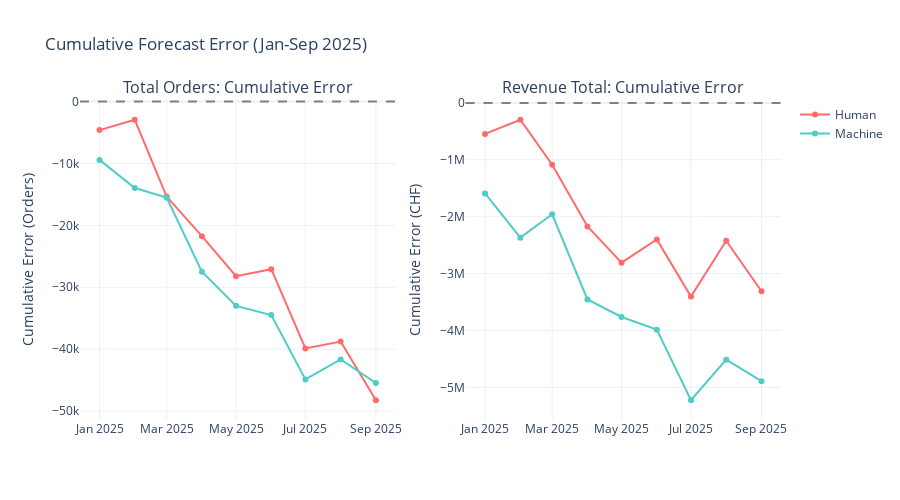

Notebook code cell kept with this figure:
### Code cell
# Visualization 4: Cumulative Error Over Time
fig4 = make_subplots(
    rows=1, cols=2,
    subplot_titles=['Total Orders: Cumulative Error', 'Revenue Total: Cumulative Error']
)

# Orders cumulative error
fig4.add_trace(go.Scatter(
    x=orders_results.index,
    y=orders_results['human_error'].cumsum(),
    mode='lines+markers',
    name='Human',
    line=dict(color='#FF6B6B', width=2)
), row=1, col=1)

fig4.add_trace(go.Scatter(
    x=orders_results.index,
    y=orders_results['machine_error'].cumsum(),
    mode='lines+markers',
    name='Machine',
    line=dict(color='#4ECDC4', width=2)
), row=1, col=1)

# Revenue cumulative error
fig4.add_trace(go.Scatter(
    x=revenue_results.index,
    y=revenue_results['human_error'].cumsum(),
    mode='lines+markers',
    name='Human',
    line=dict(color='#FF6B6B', width=2),
    showlegend=False
), row=1, col=2)

fig4.add_trace(go.Scatter(
    x=revenue_results.index,
    y=revenue_results['machine_error'].cumsum(),
    mode='lines+markers',
    name='Machine',
    line=dict(color='#4ECDC4', width=2),
    showlegend=False
), row=1, col=2)

# Add zero lines
fig4.add_hline(y=0, line_dash='dash', line_color='gray', row=1, col=1)
fig4.add_hline(y=0, line_dash='dash', line_color='gray', row=1, col=2)

fig4.update_layout(
    title='Cumulative Forecast Error (Jan-Sep 2025)',
    height=500,
    template='plotly_white'
)

fig4.update_yaxes(title_text='Cumulative Error (Orders)', row=1, col=1)
fig4.update_yaxes(title_text='Cumulative Error (CHF)', row=1, col=2)

fig4.show()

# Save
fig4.write_html('../results/forecast_validation_cumulative_error.html')
print('✓ Saved: results/forecast_validation_cumulative_error.html')

### Figure 1 — Plotly figure (JSON) as saved in the notebook; plotly's stock layout.template omitted (floating-point values rounded to 4 significant figures)
{"data": [{"line": {"color": "#FF6B6B", "width": 2}, "mode": "lines+markers", "name": "Human", "type": "scatter", "x": ["2025-01-01T00:00:00", "2025-02-01T00:00:00", "2025-03-01T00:00:00", "2025-04-01T00:00:00", "2025-05-01T00:00:00", "2025-06-01T00:00:00", "2025-07-01T00:00:00", "2025-08-01T00:00:00", "2025-09-01T00:00:00"], "xaxis": "x", "y": [-4618.0, -2947.0, -15350.0, -21740.0, -28210.0, -27080.0, -39880.0, -38760.0, -48240.0], "yaxis": "y"}, {"line": {"color": "#4ECDC4", "width": 2}, "mode": "lines+markers", "name": "Machine", "type": "scatter", "x": ["2025-01-01T00:00:00", "2025-02-01T00:00:00", "2025-03-01T00:00:00", "2025-04-01T00:00:00", "2025-05-01T00:00:00", "2025-06-01T00:00:00", "2025-07-01T00:00:00", "2025-08-01T00:00:00", "2025-09-01T00:00:00"], "xaxis": "x", "y": [-9429.0, -13970.0, -15510.0, -27480.0, -33000.0, -34490.0, -44880.0, -41650.0, -45460.0], "yaxis": "y"}, {"line": {"color": "#FF6B6B", "width": 2}, "mode": "lines+markers", "name": "Human", "showlegend": false, "type": "scatter", "x": ["2025-01-01T00:00:00", "2025-02-01T00:00:00", "2025-03-01T00:00:00", "2025-04-01T00:00:00", "2025-05-01T00:00:00", "2025-06-01T00:00:00", "2025-07-01T00:00:00", "2025-08-01T00:00:00", "2025-09-01T00:00:00"], "xaxis": "x2", "y": [-545100.0, -295600.0, -1086000.0, -2172000.0, -2809000.0, -2399000.0, -3405000.0, -2423000.0, -3311000.0], "yaxis": "y2"}, {"line": {"color": "#4ECDC4", "width": 2}, "mode": "lines+markers", "name": "Machine", "showlegend": false, "type": "scatter", "x": ["2025-01-01T00:00:00", "2025-02-01T00:00:00", "2025-03-01T00:00:00", "2025-04-01T00:00:00", "2025-05-01T00:00:00", "2025-06-01T00:00:00", "2025-07-01T00:00:00", "2025-08-01T00:00:00", "2025-09-01T00:00:00"], "xaxis": "x2", "y": [-1591000.0, -2368000.0, -1958000.0, -3456000.0, -3764000.0, -3986000.0, -5227000.0, -4513000.0, -4893000.0], "yaxis": "y2"}], "layout": {"annotations": [{"font": {"size": 16}, "showarrow": false, "text": "Total Orders: Cumulative Error", "x": 0.225, "xanchor": "center", "xref": "paper", "y": 1.0, "yanchor": "bottom", "yref": "paper"}, {"font": {"size": 16}, "showarrow": false, "text": "Revenue Total: Cumulative Error", "x": 0.775, "xanchor": "center", "xref": "paper", "y": 1.0, "yanchor": "bottom", "yref": "paper"}], "height": 500, "shapes": [{"line": {"color": "gray", "dash": "dash"}, "type": "line", "x0": 0, "x1": 1, "xref": "x domain", "y0": 0, "y1": 0, "yref": "y"}, {"line": {"color": "gray", "dash": "dash"}, "type": "line", "x0": 0, "x1": 1, "xref": "x2 domain", "y0": 0, "y1": 0, "yref": "y2"}], "title": {"text": "Cumulative Forecast Error (Jan-Sep 2025)"}, "xaxis": {"anchor": "y", "domain": [0.0, 0.45]}, "xaxis2": {"anchor": "y2", "domain": [0.55, 1.0]}, "yaxis": {"anchor": "x", "domain": [0.0, 1.0], "title": {"text": "Cumulative Error (Orders)"}}, "yaxis2": {"anchor": "x2", "domain": [0.0, 1.0], "title": {"text": "Cumulative Error (CHF)"}}}}
